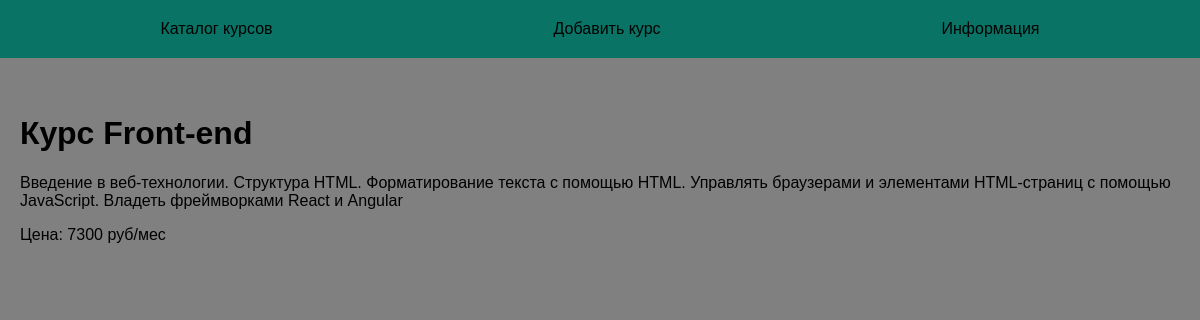
The page /course/1 on the database its author committed.
### tables this page shows
CREATE TABLE mainmenu(
id INTEGER PRIMARY KEY AUTOINCREMENT,
title TEXT NOT NULL,
url TEXT NOT NULL
);

CREATE TABLE courses(
id INTEGER PRIMARY KEY AUTOINCREMENT,
title TEXT NOT NULL,
description TEXT NOT NULL,
price INTEGER NOT NULL,
date INTEGER NOT NULL
);

### flsite.py (the view)
@app.route('/course/<int:id_course>')
def show_course(id_course):
    db = get_db()
    dbase = FDataBase(db)
    title, desc, price = dbase.get_course(id_course)
    if not title:
        abort(404)
    return render_template('course.html', title=title, desc=desc, price=price, menu=dbase.get_menu())

### fdatabase.py (called while the page is built)
    def get_menu(self):
        sql = "SELECT * FROM mainmenu"
        try:
            self.__cursor.execute(sql)
            res = self.__cursor.fetchall()
            if res:
                return res
        except IOError:
            print('Ошибка чтения из БД')
        return []

    def get_course(self, id_course):
        try:
            self.__cursor.execute(f'SELECT title, description, price FROM courses WHERE id = {id_course}')
            res = self.__cursor.fetchone()
            if res:
                return res
        except sqlite3.Error as e:
            print('Ошибка получения курса из БД: ' + str(e))
        return False, False, False

### flsite.py (called while the page is built)
def connect_db():
    con = sqlite3.connect(app.config['DATABASE'])
    con.row_factory = sqlite3.Row
    return con

def get_db():
    if not hasattr(g, 'link_db'):
        g.link_db = connect_db()
    return g.link_db

### templates/course.html
{% extends 'base.html'%}
{% block content %}
{{super()}}
<p>{{ desc }}</p>
<p>Цена: {{ price }} руб/мес</p>
{% endblock %}

### templates/base.html (shortened to what this page needs)
<!DOCTYPE html>
<html lang="en">
<head>
    <link rel="stylesheet" href="{{ url_for('static', filename='css/style.css') }}">
</head>
<body>
{% block content %}
    {% block mainmenu %}
        <ul class="menu">
            {% for m in menu %}
            <li><a href="{{ m.url }}">{{ m.title }}</a></li>
            {% endfor %}
        </ul>
<div class="content">
    {% endblock %}
    {% if title %}
        <h1>{{ title }}</h1>
    {% else %}
        <h1>Курсы программирования</h1>
    {% endif %}
{% endblock %}
</div>
</body>
</html>

### static/css/style.css (style rules this page uses)
body { background: grey; margin: 0; padding: 0; font-family:Verdana, Geneva, Tahoma, sans-serif; }
.menu { display: flex; justify-content: space-around; list-style: none; background-color: rgb(9, 116, 101); padding: 20px; margin-top: 0; }
.menu a { text-decoration: none; color: black; }
.content { margin: 0 auto; max-width: 1200px; padding: 20px; box-sizing: border-box; }
ul { display: flex; list-style: none; padding: 0; justify-content: space-around; }
ul>li { max-width: 300px; }

### rows shown on the page
mainmenu: title "Каталог курсов"
mainmenu: title "Добавить курс"
mainmenu: title "Информация"
courses: title "Курс Front-end", description "Введение в веб-технологии. Структура HTML. Форматирование текста с помощью HTML. Управлять браузерами и элементами HTML-страниц с помощью JavaScript. Владеть фреймворками React и Angular", price "7300"
